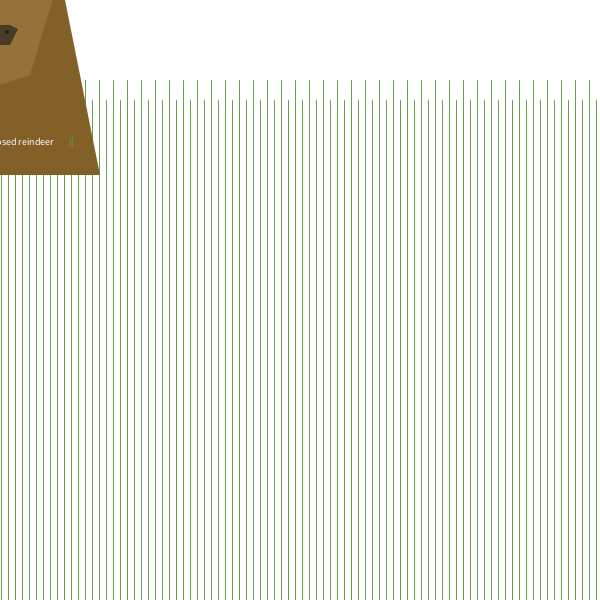
Frame 1 (no input)
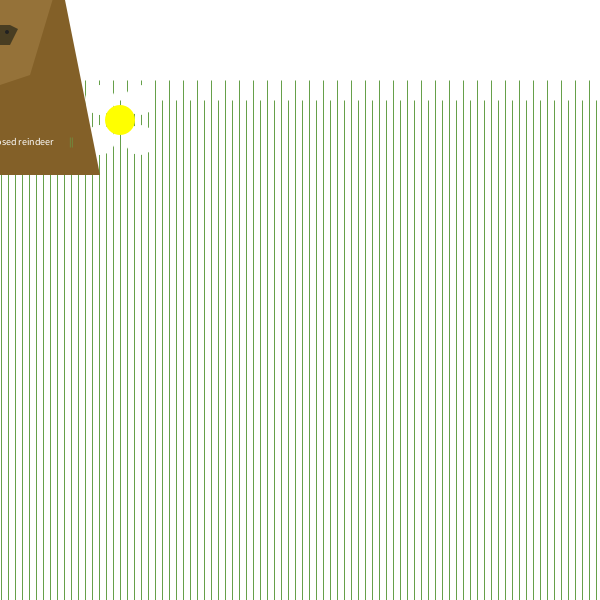
Frame 60 (the mouse pressed at the canvas centre just before this capture)
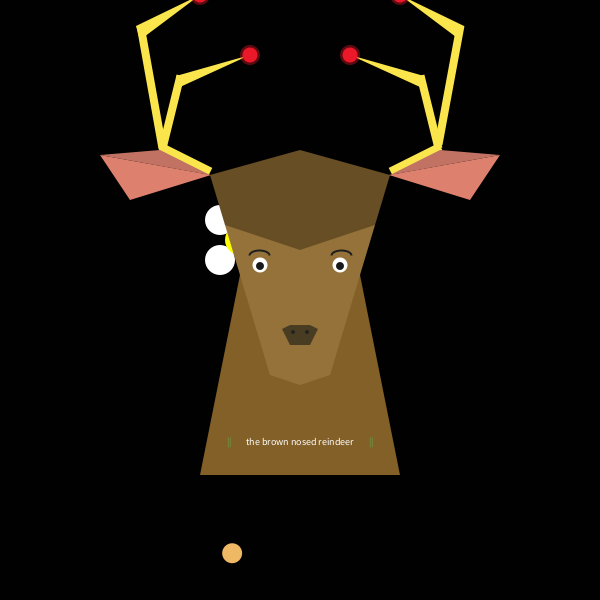
Frame 120 (the mouse held since frame 60 and released just before this capture)

The Processing sketch that drew these frames (run headless with seeded random() and noise(); from frame 60 on, the mouse is pressed at the canvas centre):

// Processing sketch: processing_145394
// ── processing_145394.pde

/*Informàtica GEDI 2013-14
 Seminari 1_Elsa Casanova Sampé*/

float r;
float g;
float b;
float diam;

float midax = 300;
float miday = 300;
 
float xmov;
float ymov;

float x, y;
int vx = 2;
int vy= 2; //posicions i velocitat (x i y)
  
 
void setup() { //fix
  size(600, 600);
  background(255);
  cursor(CROSS);
  

}
void draw() { //moviment
  background(255);
  dibuixGespa();
  dibuixFlors();
  dibuixReno();
}

void dibuixFlors(){
  //actualitzar posicions
  x = x+vx;
  y = y+vy;
  //limits?
  if (x > width||x <0) {
    vx=-vx;  }
  if (y > height||y <0) {
    vy=-vy;  }
  int d = 20;
  noStroke();
  fill(255);
  ellipse(x+d,y+d,30,30);
  ellipse(x-d,y-d,30,30);
  ellipse(x+d,y-d,30,30);
  ellipse(x-d,y+d,30,30);
  fill(255,255,0);  
  ellipse(x,y,30,30);
  
}

void dibuixGespa() {
 
  //gespa
  stroke(102, 160, 74);
  strokeWeight(1);
  for (int i = 1; i < 600; i = i+7) {
    line(i, 100, i, 600);  }
  for (int i = 1; i < 600; i = i+14) {
    line(i, 80, i, 600);  }
  for (int i = 1; i < 600; i = i+21) {
    line(i, 120, i, 600);  }

  //fons negre (si apretem el mouse!)
  if (mousePressed) {
    background(1);
  //confeti (si apretem el mouse!)
    r = random(255); //variables random color esferes
    g = random(255);
    b = random(255);
    diam = 20;
    xmov = random(width);
    ymov = random(height);
    noStroke();
    fill(r,g,b);
    ellipse(xmov,ymov,diam,diam);}
}


   
void dibuixReno() {
  translate(mouseX-300, mouseY-375);
  noStroke();
  //coll
  fill(131, 96, 40);
  quad(200, 550, 400, 550, 350, 300, 250, 300);
  //cap
  fill(149, 114, 57);
  quad(270, 450, 330, 450, 375, 300, 225, 300);
  triangle(270, 450, 330, 450, 300, 460);
  //superior cap
  fill(103, 78, 37);
  quad(225, 300, 210, 250, 300, 225, 300, 325);
  quad(375, 300, 390, 250, 300, 225, 300, 325);
  //nas
  fill(72, 61, 34);
  quad(300, 420, 300, 400, 280, 400, 290, 420);
  quad(300, 420, 300, 400, 320, 400, 310, 420);
  fill(149, 114, 57);
  triangle(310, 390, 270, 410, 270, 400);
  fill(149, 114, 57);
  triangle(290, 390, 330, 410, 330, 400);
  fill(33);
  ellipse(293, 407, 4, 4);
  translate(15, 0);
  ellipse(292, 407, 4, 4);
  translate(-15, 0);

  //banyes esquerra
  stroke(250, 230, 76);
  strokeWeight(8);
  strokeCap(SQUARE);
  line(210, 246, 160, 221);
  strokeCap(SQUARE);
  line(162, 223, 140, 100);
  noStroke();
  fill(250, 230, 76);
  triangle(136, 101, 200, 70, 140, 115);
  stroke(250, 230, 76);
  strokeWeight(8);
  strokeCap(SQUARE);
  line(162, 223, 180, 150);
  noStroke();
  triangle(176, 151, 250, 130, 180, 162);

  //banyes dreta
  stroke(250, 230, 76);
  strokeWeight(8);
  strokeCap(SQUARE);
  line(390, 246, 440, 221);
  strokeCap(SQUARE);
  line(438, 219, 460, 100);
  noStroke();
  fill(250, 230, 76);
  triangle(464, 101, 400, 70, 460, 115);
  stroke(250, 230, 76);
  strokeWeight(8);
  strokeCap(SQUARE);
  line(438, 223, 420, 150);
  noStroke();
  triangle(424, 151, 350, 130, 420, 162);

  //boles banyes
  int div=15;
  fill(234, 24, 41, 100);
  ellipse(350, 130, mouseX/div, mouseX/div);
  ellipse(250, 130, mouseX/div, mouseX/div);
  ellipse(400, 70, mouseX/div, mouseX/div);
  ellipse(200, 70, mouseX/div, mouseX/div);
  fill(234, 24, 41);
  ellipse(350, 130, 15, 15);
  ellipse(250, 130, 15, 15);
  ellipse(400, 70, 15, 15);
  ellipse(200, 70, 15, 15);

  //orella esquerra inferior
  fill(222, 128, 110);
  triangle(211, 250, 130, 275, 100, 230);
  //orella esquerra superior
  fill(193, 114, 98);
  triangle(210, 250, 160, 225, 100, 230);
  //orella dreta inferior
  fill(222, 128, 110);
  triangle(389, 250, 470, 275, 500, 230);
  //orella dreta superior
  fill(193, 114, 98);
  triangle(390, 250, 440, 225, 500, 230);

  //ulls
  fill(255);
  ellipse(260, 340, 15, 15);
  ellipse(340, 340, 15, 15);
  fill(25);
  ellipse(260, 341, 8, 8);
  ellipse(340, 341, 8, 8);
  //pestanyes
  noFill();
  stroke(30);
  strokeWeight(2);
  arc(259, 330, 20, 10, PI, TWO_PI);
  arc(341, 330, 20, 10, PI, TWO_PI);

  //text
  textSize(10);
  textAlign(CENTER);
  fill(255);
  text(" the brown nosed reindeer ", 300, 520);
  fill(102, 160, 74);
  text("|| ", 230, 520);
  text(" ||", 370, 520);
}
